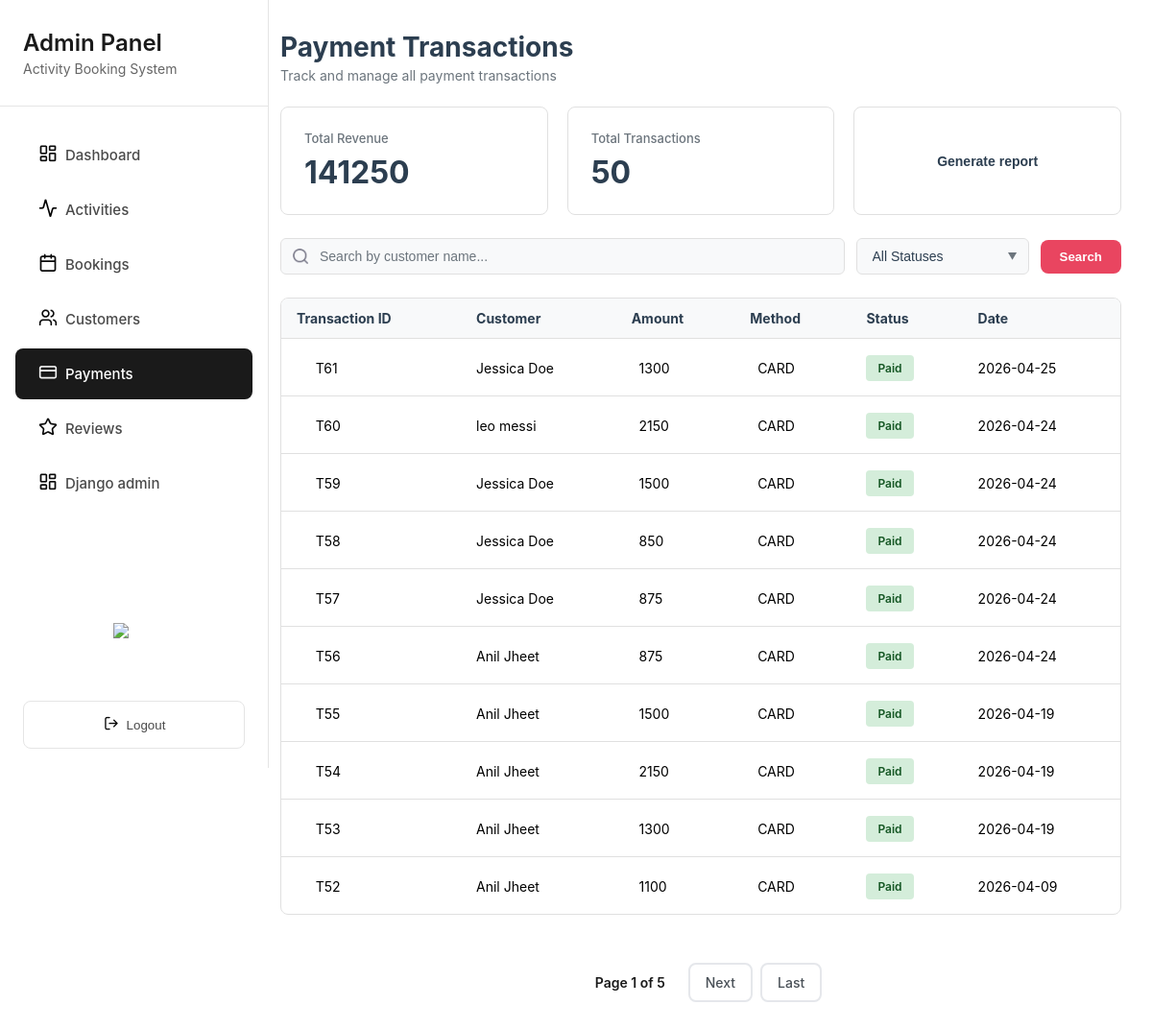
/grandblue/admin/payments/ (signed in), run on an earlier commit of the app's database.
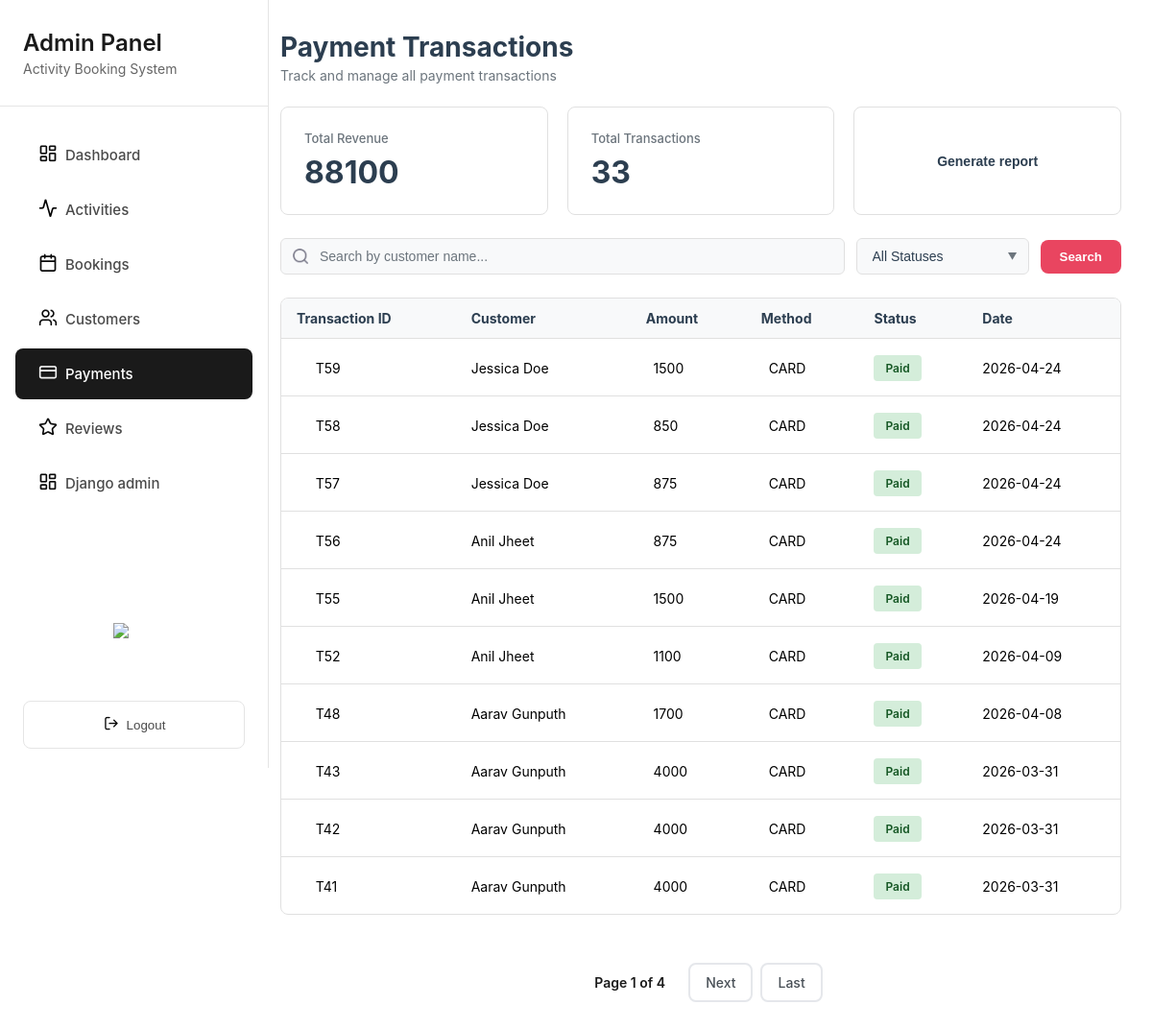
And on a later commit of the database.
### merger/models.py (models this page shows, shortened)
class Payment(models.Model):
    class Status(models.TextChoices):
        PAID = "PAID", "Paid"
        REFUNDED = "REFUNDED", "Refunded"
    class Method(models.TextChoices):
        CARD = "CARD", "Credit/Debit Card"
    booking = models.OneToOneField(Booking, related_name="payments", on_delete=models.CASCADE)
    amount = models.PositiveIntegerField(help_text="Amount in Rs")
    method = models.CharField(max_length=16, choices=Method.choices, default=Method.CARD)
    status = models.CharField(max_length=12, choices=Status.choices, default=Status.PAID)
    provider = models.CharField(max_length=64, blank=True, help_text="e.g., Stripe, PayPal")
    paid_at = models.DateTimeField(blank=True, null=True)
    class Meta:
        indexes = [
            models.Index(fields=["status"]),
            models.Index(fields=["method"]),
            models.Index(fields=["booking", "paid_at"]),
        ]

class Booking(models.Model):
    class Status(models.TextChoices):
        CONFIRMED = "CONFIRMED", "Confirmed"
        CANCELLED = "CANCELLED", "Cancelled"
        COMPLETED = "COMPLETED", "Completed"
    customer = models.ForeignKey(User, related_name="bookings", on_delete=models.CASCADE)
    activity = models.ForeignKey(Activity, related_name="bookings", on_delete=models.CASCADE)
    date = models.DateField(help_text="Selected date for the activity")
    group_size = models.PositiveIntegerField(default=1)
    price_total = models.PositiveIntegerField(help_text="Total price (Rs)")
    status = models.CharField(max_length=12, choices=Status.choices, default=Status.CONFIRMED)
    created_at = models.DateTimeField(auto_now_add=True)
    cancelled_at = models.DateTimeField(blank=True, null=True)
    cancellation_reason = models.TextField(blank=True)
    class Meta:
        ordering = ["-created_at"]
        indexes = [
            models.Index(fields=["status"]),
            models.Index(fields=["date"]),
            models.Index(fields=["customer", "created_at"]),
        ]
        constraints = [
            models.CheckConstraint(
                condition=Q(date__gt=F("created_at")),
                name="booking_date_after_creation"
            ),
        ]

class User(AbstractUser):
    email = models.EmailField(blank=True, unique=True)
    date_joined = models.DateTimeField(default=timezone.now)
    phone = models.CharField(max_length=20, blank=True)
    total_bookings = models.PositiveIntegerField(default=0)
    total_spent = models.DecimalField(max_digits=10, decimal_places=2, default=0.00)
    USERNAME_FIELD = 'email'
    REQUIRED_FIELDS = []
    class Meta:
        ordering = ['email']

### merger/shared_views.py (the view, shortened to what this page needs)
# urls.py: path('admin/payments/', PaymentsPageView.as_view(), name='payments'),
class PaymentsPageView(LoginRequiredMixin, StaffRequiredMixin, ListView):
    model = Payment
    template_name = 'admin_payment.html'
    context_object_name = 'payments'
    paginate_by = 10
    def get_queryset(self):
        queryset = Payment.objects.select_related('booking__customer', 'booking__activity').order_by('-paid_at')
        status = self.request.GET.get('status')
        if status and status != 'all':
            queryset = queryset.filter(status=status.upper())
        search = self.request.GET.get('search')
        return queryset
    def get_context_data(self, **kwargs):
        context = super().get_context_data(**kwargs)
        context.update({
            'active_class': 'payments',
            'total_revenue': (
                Payment.objects
                .filter(status="PAID")
                .aggregate(total=Sum("amount"))["total"] or 0
            ),
            'total_transactions': Payment.objects.aggregate(total=Count('amount'))['total'] or 0,
            'current_status': self.request.GET.get('status', 'all'),
            'current_search': self.request.GET.get('search', ''),
        })
        return context

### merger/shared_views.py (called while the page is built)
    def test_func(self):
        return self.request.user.is_staff

### merger/templates/admin_payment.html (shortened to what this page needs)
{% extends 'admin_sidebar.html' %}
{% load static %}
{% block extra_css %}
    <link rel="stylesheet" href="{% static 'css/admin_payment.css' %}">
{% endblock %}
{% block content %}
<div class="page-header">
    <h1 class="page-title">Payment Transactions</h1>
    <p class="page-subtitle">Track and manage all payment transactions</p>
</div>
<div class="stats-container">
    <div class="stat-card">
        <div class="stat-label">Total Revenue</div>
        <div class="stat-value">{{ total_revenue }}</div>
    </div>
    <div class="stat-card">
        <div class="stat-label">Total Transactions</div>
        <div class="stat-value">{{ total_transactions }}</div>
    </div>
    <button class="generate-btn" onclick="generateReport()">
        <span>Generate report</span>
    </button>
</div>
<form method="get" action="" id="filterForm" onsubmit="return true;">
<div class="filter-bar">
    <div class="search-box">
        <input type="text" name="search" id="searchInput" placeholder="Search by customer name..." value="{{ current_search }}">
    </div>
    <div class="filter-dropdown">
        <select class="dropdown-select" name="status" id="statusFilter" onchange="document.getElementById('filterForm').submit()">
            <option value="all" {% if current_status == 'all' %}selected{% endif %}>All Statuses</option>
        </select>
    </div>
    <button type="submit" class="filter-submit-btn">Search</button>
</div>
</form>
<div class="table-container">
    <table>
        <thead>
            <tr>
                <th>Transaction ID</th>
                <th>Customer</th>
                <th>Amount</th>
                <th>Method</th>
                <th>Status</th>
                <th>Date</th>
            </tr>
        </thead>
        <tbody id="transactionsTable">
            {% for payment in payments %}
                <tr data-status="{{ payment.status|lower }}" style="--i: {{ forloop.counter }};">
                    <td class="transaction-id" style="white-space: pre;">     T{{ payment.id }}</td>
                    <td class="customer-name"><span class="customer-name">{{ payment.booking.customer.first_name }} {{ payment.booking.customer.last_name }}</span></td>
                    <td class="amount" style="white-space: pre;">  {{ payment.amount }}</td>
                    <td class="method" style="white-space: pre;">  {{ payment.method }}</td>
                    <td><span class="status-badge
                                {% if payment.status == 'PAID' %}
                                paid
                                {% elif payment.status == 'REFUNDED' %}
                                refunded
                                {% endif %}
                            ">
                                {{ payment.get_status_display }}
                            </span>
                        </td>
                    <td class="date"><span>{{ payment.paid_at|date:"Y-m-d" }}</span></td>
                </tr>
                {% empty %}
                <tr>
                    <td colspan="5" style="text-align:center;">No payments found.</td>
                </tr>
      {% endfor %}
    </tbody>
  </table>
</div>
{% if is_paginated %}
<div class="pagination">
  <span class="page-current">
    Page {{ page_obj.number }} of {{ page_obj.paginator.num_pages }}
  </span>
  {% if page_obj.has_next %}
    <a href="?page={{ page_obj.next_page_number }}{% if current_status != 'all' %}&status={{ current_status }}{% endif %}{% if current_search %}&search={{ current_search }}{% endif %}" class="page-link">Next</a>
    <a href="?page={{ page_obj.paginator.num_pages }}{% if current_status != 'all' %}&status={{ current_status }}{% endif %}{% if current_search %}&search={{ current_search }}{% endif %}" class="page-link">Last</a>
  {% endif %}
</div>
{% endif %}
{% endblock %}

What changed in the data, as far as the page shows it:
removed Payment: id "61", booking.customer.first_name "Jessica", booking.customer.last_name "Doe", amount "1300", method "CARD", status "Paid", paid_at "2026-04-25"
removed Payment: id "60", booking.customer.first_name "leo", booking.customer.last_name "messi", amount "2150", method "CARD", status "Paid", paid_at "2026-04-24"
removed Payment: id "54", booking.customer.first_name "Anil", booking.customer.last_name "Jheet", amount "2150", method "CARD", status "Paid", paid_at "2026-04-19"
removed Payment: id "53", booking.customer.first_name "Anil", booking.customer.last_name "Jheet", amount "1300", method "CARD", status "Paid", paid_at "2026-04-19"
now on this page (row unchanged): Payment: id "48", booking.customer.first_name "Aarav", booking.customer.last_name "Gunputh", amount "1700", method "CARD", status "Paid", paid_at "2026-04-08"
now on this page (row unchanged): Payment: id "43", booking.customer.first_name "Aarav", booking.customer.last_name "Gunputh", amount "4000", method "CARD", status "Paid", paid_at "2026-03-31"
now on this page (row unchanged): Payment: id "42", booking.customer.first_name "Aarav", booking.customer.last_name "Gunputh", amount "4000", method "CARD", status "Paid", paid_at "2026-03-31"
now on this page (row unchanged): Payment: id "41", booking.customer.first_name "Aarav", booking.customer.last_name "Gunputh", amount "4000", method "CARD", status "Paid", paid_at "2026-03-31"
Also different on the page:
{{ total_revenue }}: "141250" → "88100"
{{ total_transactions }}: "50" → "33"
{{ page_obj.paginator.num_pages }}: "5" → "4"
